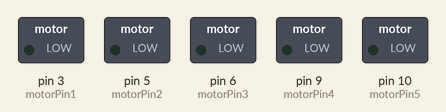
Recording of a sketch running on a simulated Arduino Uno, built with avr-gcc and run on an emulated ATmega328P. Parts: switched loads named in the sketch (green lamp = pin HIGH). Random numbers use the default seed unless the sketch sets one.

Above: at 0.5 s.
At 4.1 s:
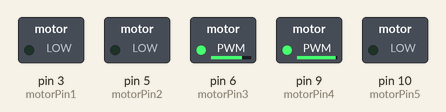
At 14.3 s:
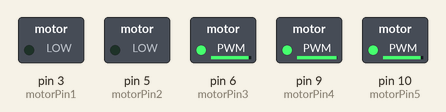
At 26.8 s:
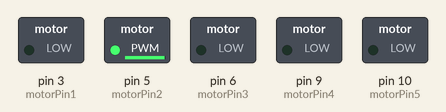
At 27.7 s:
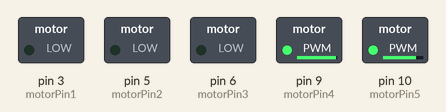
At 38.1 s:
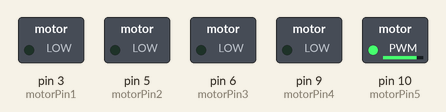
Timing chart, 0 to 40.0 s (numbered marks = the images above):
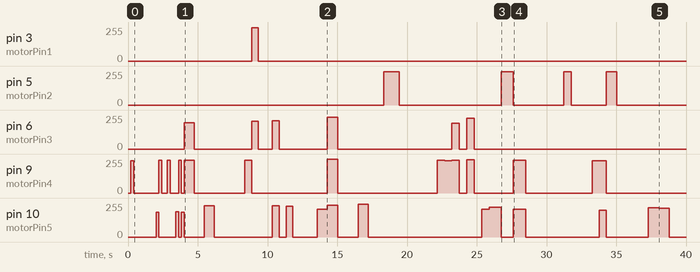

Measured:
- by itself, pin 3 (motorPin1): 0/255 → 250/255 at 8.9 s, → 0/255 0.49 s later
- by itself, pin 9 (motorPin4): 0/255 → 242/255 at 0.20 s, → 0/255 0.20 s later, → 244/255 1.8 s later, → 0/255 0.20 s later, … (24 changes in this stretch)
- by itself, pin 10 (motorPin5): 0/255 → 185/255 at 2.0 s, → 0/255 0.20 s later, → 191/255 1.2 s later, → 0/255 0.20 s later, … (27 changes in this stretch)

The sketch:

rijstevlaaimetcitroenlageintervalreverse.ino
```cpp
#include <math.h>

float x;
int o3, o5, o6, i, i2, loopnum;
//const int potPin1 = A0;
//const int potPin2 = A1;
//const int potPin3 = A2;
//const int potPin4 = A3;
//const int potPin5 = A4;
const int motorPin1 = 3;
const int motorPin2 = 5;
const int motorPin3 = 6;
const int motorPin4 = 9;
const int motorPin5 = 10;
//int scene;
long previousMillis = 0;                           // will store last time LED was updated
long previousIntervalMillis = 0;                   // will store last time LED was updated
long previousIronBoardThresholdIntervalMillis = 0; // will store last time LED was updated
long previousMattressThresholdIntervalMillis = 0;  // will store last time LED was updated
long previousRakeThresholdIntervalMillis = 0;      // will store last time LED was updated
long previousChairThresholdIntervalMillis = 0;
long previousBroomThresholdIntervalMillis = 0;
// the follow variables is a long because the time, measured in miliseconds,
// will quickly become a bigger number than can be stored in an int.
long interval = 200;
long interval_interval = 4000;
long ironboard_threshold_interval = 100;
int iron_board_threshold = 80;
long maitresse_threshold_interval = 100;
int maitresse_threshold = 70;
long rake_threshold_interval = 70;
int rake_threshold = 160;
long chair_threshold_interval = 100;
int chair_threshold = 100;
long broom_threshold_interval = 50;
int broom_threshold = 150;
byte perm[] = {151, 160, 137, 91, 90, 15, 131, 13, 201, 95, 96,
               53, 194, 233, 7, 225, 140, 36, 103, 30, 69, 142, 8, 99, 37, 240, 21, 10, 23, 190, 6,
               148, 247, 120, 234, 75, 0, 26, 197, 62, 94, 252, 219, 203, 117, 35, 11, 32, 57, 177,
               33, 88, 237, 149, 56, 87, 174, 20, 125, 136, 171, 168, 68, 175, 74, 165, 71, 134, 139,
               48, 27, 166, 77, 146, 158, 231, 83, 111, 229, 122, 60, 211, 133, 230, 220, 105, 92,
               41, 55, 46, 245, 40, 244, 102, 143, 54, 65, 25, 63, 161, 1, 216, 80, 73, 209, 76, 132,
               187, 208, 89, 18, 169, 200, 196, 135, 130, 116, 188, 159, 86, 164, 100, 109, 198,
               173, 186, 3, 64, 52, 217, 226, 250, 124, 123, 5, 202, 38, 147, 118, 126, 255, 82, 85,
               212, 207, 206, 59, 227, 47, 16, 58, 17, 182, 189, 28, 42, 223, 183, 170, 213, 119,
               248, 152, 2, 44, 154, 163, 70, 221, 153, 101, 155, 167, 43, 172, 9, 129, 22, 39, 253,
               19, 98, 108, 110, 79, 113, 224, 232, 178, 185, 112, 104, 218, 246, 97, 228, 251, 34,
               242, 193, 238, 210, 144, 12, 191, 179, 162, 241, 81, 51, 145, 235, 249, 14, 239, 107,
               49, 192, 214, 31, 181, 199, 106, 157, 184, 84, 204, 176, 115, 121, 50, 45, 127, 4,
               150, 254, 138, 236, 205, 93, 222, 114, 67, 29, 24, 72, 243, 141, 128, 195, 78, 66,
               215, 61, 156, 180
              };

void setup()
{
  Serial.begin(9600);
  pinMode(3, OUTPUT);
  pinMode(5, OUTPUT);
  pinMode(6, OUTPUT);
  pinMode(9, OUTPUT);
  pinMode(10, OUTPUT);
  //  digitalWrite(3, LOW);
  //  digitalWrite(5, LOW);
  //  digitalWrite(6, LOW);
  //  digitalWrite(9, LOW);
  //  digitalWrite(10, LOW);
}
int NewValue;
void loop()
{
  //long interval = map(analogRead(potPin1), 0, 1024, 1, 20);
  //long interval_interval = map(analogRead(potPin2), 0, 1024, 50, 500);
  //int iron_board_threshold = map(analogRead(potPin3), 0, 1024, 0, 255);
  //1int maitresse_threshold = map(analogRead(potPin4), 0, 1024, 0, 255);
  //int rake_threshold = map(analogRead(potPin5), 0, 1024, 0, 255);

  unsigned long currentMillis = millis();

  if (currentMillis - previousMillis > interval)
  {
    // save the last time you blinked the LED
        previousMillis = currentMillis;
        x = float(currentMillis) / 200.0f;
        o5 = fastFloor(128 * generate(x + 5728) + 128);
        o6 = fastFloor(128 * generate(x) + 128);
        o3 = fastFloor(128 * generate(x + 19082) + 128);
        int OldRange = 255;
        int NewMin = 25;

        loopnum = map(o6, 0, 255, 500, 900);
        for (i = 0; i < loopnum; i++)
        {

    int broom = broom_func(o5, broom_threshold);
    int rake = rake_func(o6, rake_threshold);
    int mattress = mattress_func(o6, maitresse_threshold);
    int iron_board = ironboard(o5, iron_board_threshold);
    int chair = chair_func(o6, chair_threshold);
//    if (scene == 0)
//    {
//    }
//    else if (scene == 1)
//    {
//      mattress = 0;
//      iron_board = 0;
//      chair = 0;
//    }
//    else if (scene == 2)
//    {
//      chair = 0;
//      rake = 0;
//      broom = 0;
//    }
//    else if (scene == 3)
//    {
//      iron_board = 0;
//      chair = 0;
//      broom = 0;
//    }
//    else if (scene == 4)
//    {
//      rake = 0;
//      broom = 0;
//      mattress = 0;
//      iron_board = 0;
//    }
//    else if (scene == 5)
//    {
//      rake = 0;
//      broom = 0;
//      mattress = 0;
//      chair = 0;
//    }
//    else if (scene == 6)
//    {
//      rake = 0;
//      broom = 0;
//      mattress = 0;
//      chair = 0;
//      iron_board = 0;
//    }

    analogWrite(motorPin5, broom);
    analogWrite(motorPin3, rake);
    analogWrite(motorPin2, mattress);
    analogWrite(motorPin1, iron_board);
    analogWrite(motorPin4, chair);
//    Serial.println(scene);
    //      Serial.print(",");
    //      Serial.print(broom);
    //      Serial.print(",");
    //      Serial.print(rake);
    //      Serial.print(",");
    //      Serial.print(mattress);
    //      Serial.print(",");
    //      Serial.print(iron_board);
    //      Serial.print(",");
    //      Serial.print(chair);
    //      Serial.print(",");
    //  }
//
//    if (scene == 4 || scene == 5)
//    {
//      scene++;
//    }
//    else if (scene == 6)
//    {
//      scene = 0;
//    }
//    else
//    {
//      scene = random(0, 6);
//    }
  }
  if (currentMillis - previousIntervalMillis > interval_interval)
  {
    // save the last time you blinked the LED
    previousIntervalMillis = currentMillis;
    interval = map(o5, 0, 255, 300, 1000);
  }
  if (currentMillis - previousIronBoardThresholdIntervalMillis > ironboard_threshold_interval)
  {
    // save the last time you blinked the LED
    previousIronBoardThresholdIntervalMillis = currentMillis;
    iron_board_threshold = random(1, 70);
  }
  if (currentMillis - previousMattressThresholdIntervalMillis > maitresse_threshold_interval)
  {
    // save the last time you blinked the LED
    previousMattressThresholdIntervalMillis = currentMillis;
    maitresse_threshold = random(1, 100);
  }
  if (currentMillis - previousRakeThresholdIntervalMillis > rake_threshold_interval)
  {
    // save the last time you blinked the LED
    previousRakeThresholdIntervalMillis = currentMillis;
    rake_threshold = random(140, 240);
  }
  if (currentMillis - previousChairThresholdIntervalMillis > chair_threshold_interval)
  {
    // save the last time you blinked the LED
    previousChairThresholdIntervalMillis = currentMillis;
    chair_threshold = random(100, 240);
  }
  if (currentMillis - previousBroomThresholdIntervalMillis > broom_threshold_interval)
  {
    // save the last time you blinked the LED
    previousBroomThresholdIntervalMillis = currentMillis;
    broom_threshold = random(120, 240);
  }
}
}

float generate(float x)
{
  int i0 = fastFloor(x);
  int i1 = i0 + 1;
  float x0 = x - i0;
  float x1 = x0 - 1.0f;

  float n0, n1;

  float t0 = 1.0f - x0 * x0;
  t0 *= t0;
  n0 = t0 * t0 * grad(perm[i0 & 0xff], x0);

  float t1 = 1.0f - x1 * x1;
  t1 *= t1;
  n1 = t1 * t1 * grad(perm[i1 & 0xff], x1);
  // The maximum value of this noise is 8*(3/4)^4 = 2.53125
  // A factor of 0.395 scales to fit exactly within [-1,1]
  return 0.395f * (n0 + n1);
}

int fastFloor(float x)
{
  return (x > 0) ? ((int)x) : (((int)x) - 1);
}

float grad(int hash, float x)
{
  int h = hash & 15;
  float grad = 1.0f + (h & 7); // Gradient value 1.0, 2.0, ..., 8.0
  if ((h & 8) != 0)
    grad = -grad;    // Set a random sign for the gradient
  return (grad * x); // Multiply the gradient with the distance
}

int ironboard(int raw_value, int threshold)
{
  int NewValue;
  if (raw_value > threshold)
  {
    NewValue = 0;
  }
  else
  {
    NewValue = raw_value;
    NewValue = map(raw_value, 0, 255, 250, 255);
  }
  return NewValue;
}

int mattress_func(int raw_value, int threshold)
{
  int NewValue;
  if (raw_value > threshold)
  {
    NewValue = 0;
  }
  else
  {
    NewValue = map(raw_value, 0, 255, 250, 255);
  }
  return NewValue;
}

int rake_func(int raw_value, int threshold)
{
  int NewValue;
  if (raw_value < threshold)
  {
    NewValue = 0;
  }
  else
  {
    NewValue = map(raw_value, 0, 255, 100, 255);
  }
  return NewValue;
}

int chair_func(int raw_value, int threshold)
{
  int NewValue;
  if (raw_value < threshold)
  {
    NewValue = 0;
  }
  else
  {
    NewValue = map(raw_value, 0, 255, 230, 255);
  }
  return NewValue;
}

int broom_func(int raw_value, int threshold)
{
  int NewValue;
  if (raw_value < threshold)
  {
    NewValue = 0;
  }
  else
  {
    NewValue = map(raw_value, 0, 255, 100, 255);
  }
  return NewValue;
}
```
